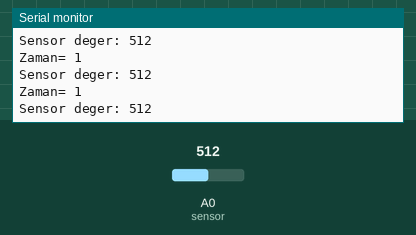
Recording of a sketch running on a simulated Arduino Uno, built with avr-gcc and run on an emulated ATmega328P. Shown: the last lines printed to the serial monitor. The inputs (shaded band) are chosen by the test bench; at power-on: A0 (sensor) = 512.

Above: at 1.2 s.
1.3 s: A0 (sensor) set to 307
At 1.8 s:
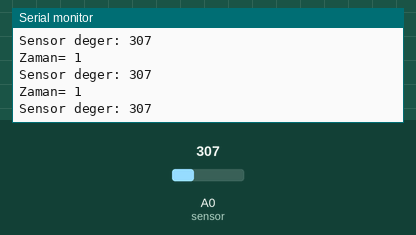
2.8 s: A0 (sensor) set to 288
At 3.5 s:
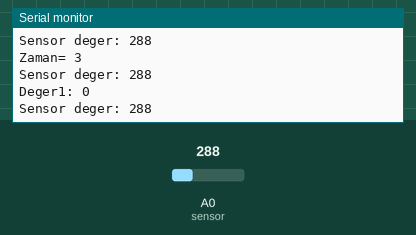
10.4 s: A0 (sensor) set to 8
At 10.9 s:
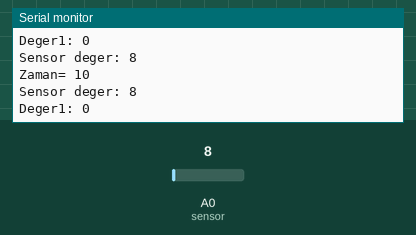
13.4 s: A0 (sensor) set to 11
At 14.2 s:
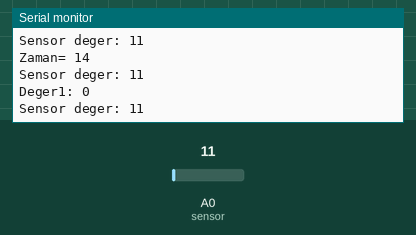
Timing chart, 0 to 15.9 s (numbered marks = the images above; inputs shaded):
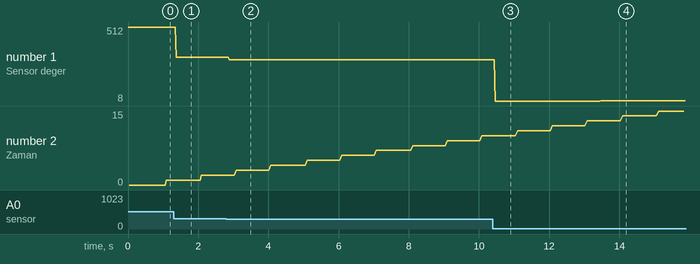

The sketch:

timerDeneme.ino
```cpp
int degerler[3];
int zaman, toplam, ort, ortNefes;
int sensor=A0, deger;
void setup() {
  Serial.begin(9600);
}

void loop() {
  //zaman = millis() / 1000;
 // Serial.println(zaman);

 sensorOku();
 if (deger > 500) {
   aldi();
 }

}

void hesaplaYaz () {
 // toplam = degerler[0] + degerler[1] + degerler[2];
  //ort = toplam / 3;
  //ortNefes = 60 / ort;

}

void sensorOku() {
  deger = analogRead(sensor);
  Serial.print("Sensor deger: ");
  Serial.println(deger);
}

void aldi() {
  sensorOku();
  zaman = millis() / 1000;
  Serial.print("Zaman= ");
  Serial.println(zaman);
  if (deger < 300) {
    verdi();
  }
  aldi();
}

void verdi() {
  sensorOku();
  for (int i = 0; i<3; i++) {
    zaman = degerler[i];
    delay(5);

  }
  Serial.print("Deger1: ");
  Serial.println(degerler[0]);

}
```

Measured:
- the behaviour switches between 9 and 10 on A0 (sensor) (found by bisection; images 3 and 4)
- after the input at 1.3 s, the serial monitor: prints a new line after 0.08 s (image 1)
- after the input at 2.8 s, the serial monitor: prints a new line after 0.09 s (image 2)
- after the input at 10.4 s, the serial monitor: prints a new line after 0.07 s (image 3)
- after the input at 13.4 s, the serial monitor: prints a new line after 0.07 s (image 4)
- plotted number 1: 512 → 307 after the input at 1.3 s, 307 → 288 after the input at 2.8 s
